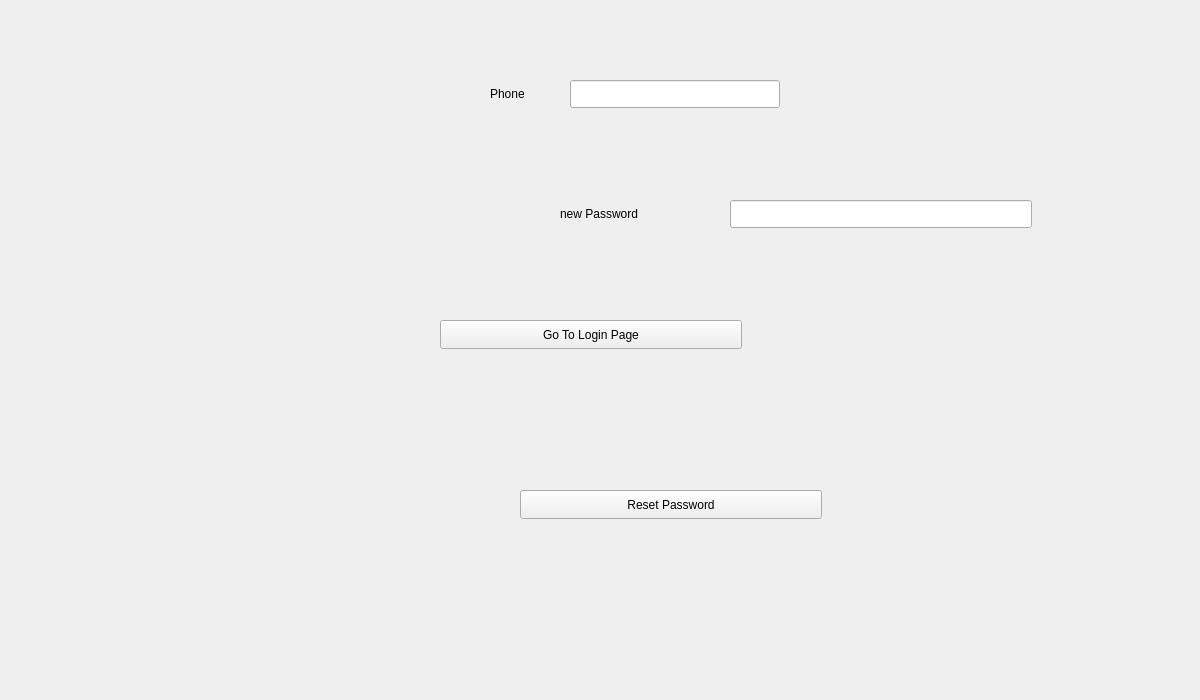
<?xml version="1.0" encoding="UTF-8"?>
<ui version="4.0">
 <class>ResetPassword</class>
 <widget class="QWidget" name="ResetPassword">
  <property name="geometry">
   <rect>
    <x>0</x>
    <y>0</y>
    <width>1200</width>
    <height>700</height>
   </rect>
  </property>
  <property name="windowTitle">
   <string>ResetPassword</string>
  </property>
  <widget class="QLabel" name="phoneLabel">
   <property name="geometry">
    <rect>
     <x>490</x>
     <y>80</y>
     <width>41</width>
     <height>28</height>
    </rect>
   </property>
   <property name="text">
    <string>Phone</string>
   </property>
  </widget>
  <widget class="QLineEdit" name="phoneNumber">
   <property name="geometry">
    <rect>
     <x>570</x>
     <y>80</y>
     <width>210</width>
     <height>28</height>
    </rect>
   </property>
  </widget>
  <widget class="QLabel" name="newPasswordLabel">
   <property name="geometry">
    <rect>
     <x>560</x>
     <y>200</y>
     <width>92</width>
     <height>28</height>
    </rect>
   </property>
   <property name="text">
    <string>new Password</string>
   </property>
  </widget>
  <widget class="QLineEdit" name="newPassword">
   <property name="geometry">
    <rect>
     <x>730</x>
     <y>200</y>
     <width>302</width>
     <height>28</height>
    </rect>
   </property>
   <property name="echoMode">
    <enum>QLineEdit::Password</enum>
   </property>
  </widget>
  <widget class="QPushButton" name="loginLink">
   <property name="geometry">
    <rect>
     <x>440</x>
     <y>320</y>
     <width>302</width>
     <height>29</height>
    </rect>
   </property>
   <property name="text">
    <string>Go To Login Page</string>
   </property>
  </widget>
  <widget class="QPushButton" name="submit">
   <property name="geometry">
    <rect>
     <x>520</x>
     <y>490</y>
     <width>302</width>
     <height>29</height>
    </rect>
   </property>
   <property name="text">
    <string>Reset Password</string>
   </property>
  </widget>
 </widget>
 <resources/>
 <connections/>
</ui>
